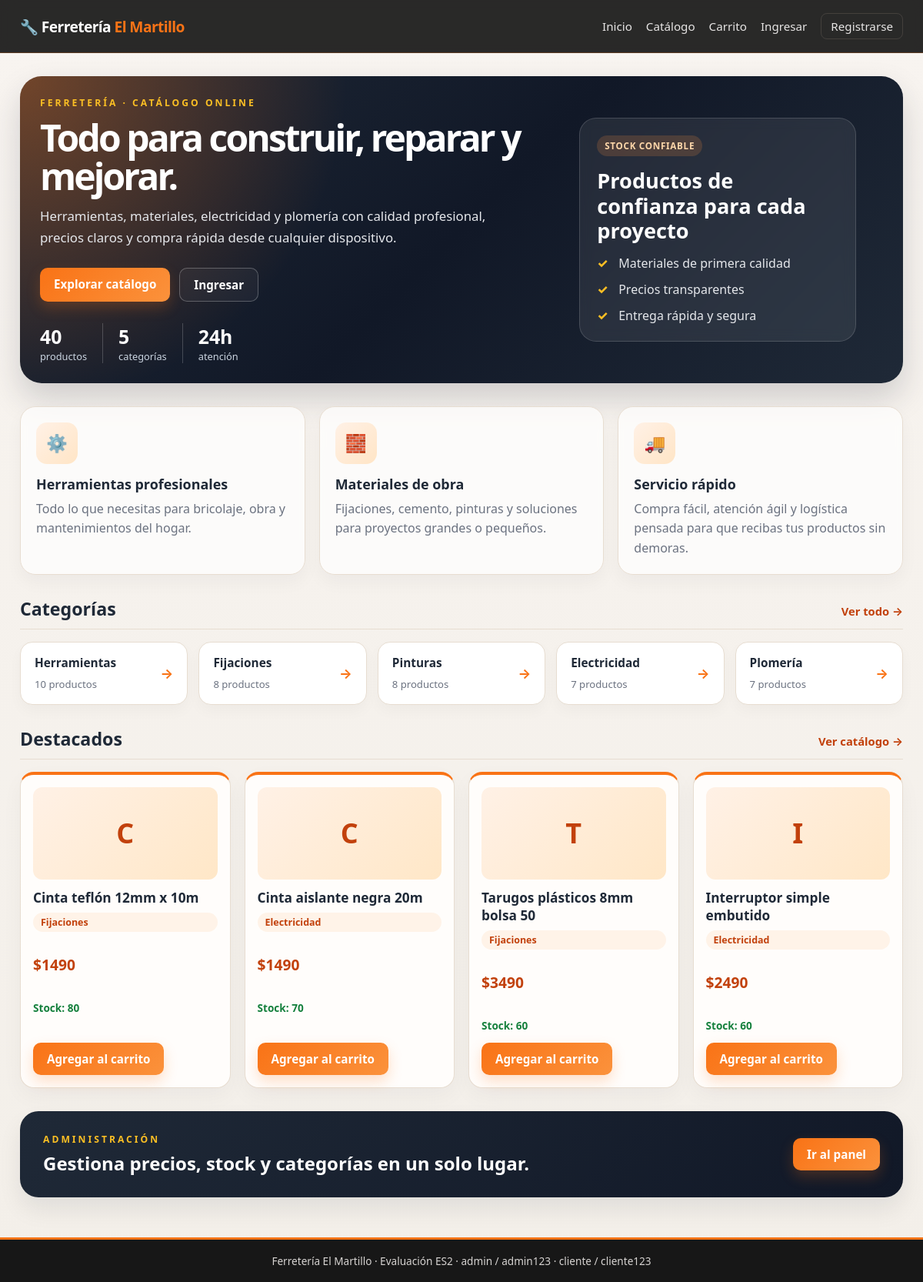
The page / on the database its author committed.
### productos/models.py (models this page shows, shortened)
class Categoria(models.Model):
    nombre = models.CharField(max_length=80, unique=True)
    descripcion = models.TextField(blank=True, default="")
    class Meta:
        ordering = ["nombre"]
        verbose_name_plural = "categorías"

class Producto(models.Model):
    nombre = models.CharField(max_length=120)
    descripcion = models.TextField(blank=True, default="")
    precio = models.PositiveIntegerField(help_text="Precio en CLP")
    stock = models.PositiveIntegerField(default=0)
    categoria = models.ForeignKey(
        Categoria, on_delete=models.SET_NULL, null=True, blank=True,
        related_name="productos"
    )
    class Meta:
        ordering = ["nombre"]

### productos/views.py (the view)
# urls.py: path("", views.landing, name="inicio"),
def landing(request):
    categorias = Categoria.objects.annotate(n=Count("productos")).all()
    destacados = Producto.objects.select_related("categoria").order_by("-stock")[:4]
    _, _, cart_count = _cart_detalle(_get_cart(request))
    return render(request, "landing.html", {
        "categorias": categorias,
        "destacados": destacados,
        "total_productos": Producto.objects.count(),
        "cart_count": cart_count,
    })

### productos/views.py (called while the page is built, shortened)
def _get_cart(request):
    return request.session.get("carrito", {})

def _cart_detalle(cart):
    items = []
    total = 0
    count = 0
    if not cart:
        return items, total, count

### templates/landing.html (shortened to what this page needs)
{% extends "base.html" %}
{% block content %}
<section class="hero">
  <div class="hero-inner">
    <div class="hero-copy">
      <p class="eyebrow">Ferretería · Catálogo online</p>
      <h1>Todo para construir, reparar y mejorar.</h1>
      <p class="hero-sub">Herramientas, materiales, electricidad y plomería con calidad profesional, precios claros y compra rápida desde cualquier dispositivo.</p>
      <div class="cta-row">
        <a class="btn" href="{% url 'tienda' %}">Explorar catálogo</a>
        {% if user.is_authenticated %}
          <a class="btn ghost light" href="{% url 'carrito' %}">Ir a mi carrito</a>
        {% else %}
          <a class="btn ghost light" href="{% url 'login' %}">Ingresar</a>
        {% endif %}
      </div>
      <div class="stats">
        <div><strong>{{ total_productos }}</strong><span>productos</span></div>
        <div><strong>{{ categorias|length }}</strong><span>categorías</span></div>
        <div><strong>24h</strong><span>atención</span></div>
      </div>
    </div>
    <div class="hero-panel">
      <div class="status-card">
        <span class="mini-tag">Stock confiable</span>
        <h3>Productos de confianza para cada proyecto</h3>
        <ul class="check-list">
          <li>Materiales de primera calidad</li>
          <li>Precios transparentes</li>
          <li>Entrega rápida y segura</li>
        </ul>
      </div>
    </div>
  </div>
</section>
<section class="feature-grid">
  <article class="feature-card">
    <div class="feature-icon">⚙️</div>
    <h3>Herramientas profesionales</h3>
    <p>Todo lo que necesitas para bricolaje, obra y mantenimientos del hogar.</p>
  </article>
  <article class="feature-card">
    <div class="feature-icon">🧱</div>
    <h3>Materiales de obra</h3>
    <p>Fijaciones, cemento, pinturas y soluciones para proyectos grandes o pequeños.</p>
  </article>
  <article class="feature-card">
    <div class="feature-icon">🚚</div>
    <h3>Servicio rápido</h3>
    <p>Compra fácil, atención ágil y logística pensada para que recibas tus productos sin demoras.</p>
  </article>
</section>
<div class="sec-head">
  <h2>Categorías</h2>
  <a href="{% url 'tienda' %}">Ver todo →</a>
</div>
<div class="cat-grid">
  {% for c in categorias %}
  <a class="cat-card" href="{% url 'tienda' %}?categoria={{ c.id }}">
    <div>
      <strong>{{ c.nombre }}</strong>
      <span>{{ c.n }} productos</span>
    </div>
    <span class="arrow">→</span>
  </a>
  {% endfor %}
</div>
<div class="sec-head">
  <h2>Destacados</h2>
  <a href="{% url 'tienda' %}">Ver catálogo →</a>
</div>
<div class="grid">
  {% for p in destacados %}
  <article class="card">
    <div class="thumb">{{ p.nombre|first|upper }}</div>
    <h3><a href="{% url 'detalle' p.id %}">{{ p.nombre }}</a></h3>
    <p class="cat">{{ p.categoria.nombre|default:"Sin categoría" }}</p>
    <p class="price">${{ p.precio }}</p>
    <p class="stock">Stock: {{ p.stock }}</p>
    <a class="btn" href="{% url 'carrito_agregar' p.id %}">Agregar al carrito</a>
  </article>
  {% endfor %}
</div>
<section class="band">
  <div>
    <p class="eyebrow">Administración</p>
    <h2>Gestiona precios, stock y categorías en un solo lugar.</h2>
  </div>
  <a class="btn" href="{% url 'panel_admin' %}">Ir al panel</a>
</section>
{% endblock %}

### rows shown on the page
Categoria: nombre "Herramientas", n "10"
Categoria: nombre "Fijaciones", n "8"
Categoria: nombre "Pinturas", n "8"
Categoria: nombre "Electricidad", n "7"
Categoria: nombre "Plomería", n "7"
Producto: nombre|first "C", nombre "Cinta teflón 12mm x 10m", categoria.nombre "Fijaciones", precio "1490", stock "80"
Producto: nombre|first "C", nombre "Cinta aislante negra 20m", categoria.nombre "Electricidad", precio "1490", stock "70"
Producto: nombre|first "T", nombre "Tarugos plásticos 8mm bolsa 50", categoria.nombre "Fijaciones", precio "3490", stock "60"
Producto: nombre|first "I", nombre "Interruptor simple embutido", categoria.nombre "Electricidad", precio "2490", stock "60"

### other values the page prints
{{ total_productos }} "40"
{{ categorias|length }} "5"
